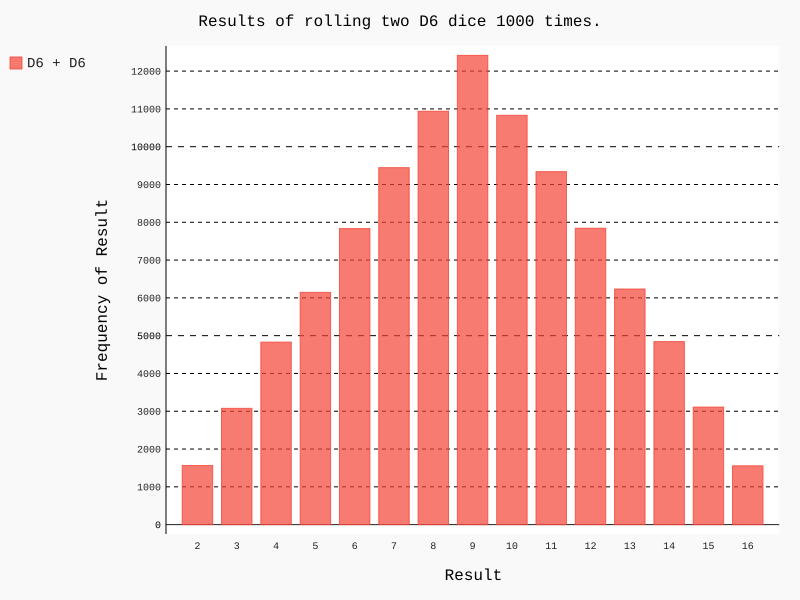

This figure's Python source:
from pathlib import Path

import pygal
from die import Die

diretorio = Path(__file__).parent
nome_arquivo = "main.svg"
diretorio_arquivo = diretorio / nome_arquivo


die1 = Die(8)
die2 = Die(8)

results: list[int] = [die1.roll() + die2.roll() for _ in range(100000)]

max_result = die1.num_sides + die2.num_sides

frequencies: list[int] = [results.count(value) for value in range(2, max_result + 1)]

hist = pygal.Bar()
hist.title = "Results of rolling two D6 dice 1000 times."
hist.x_labels = [str(x) for x in range(2, max_result + 1)]

hist.x_title = "Result"
hist.y_title = "Frequency of Result"
hist.add("D6 + D6", frequencies)
hist.render_to_file(diretorio_arquivo)
